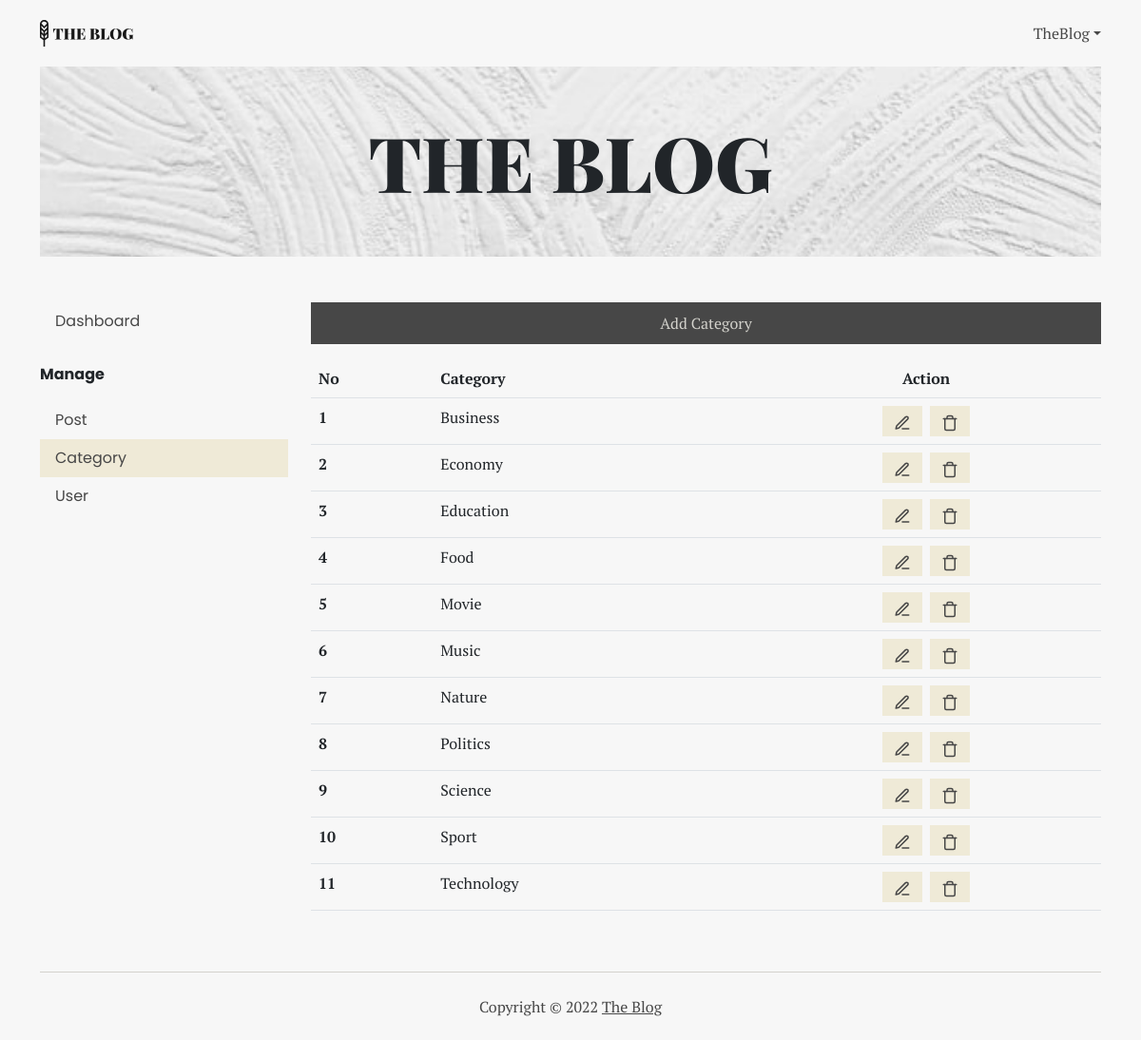
The page /dashboard/category/index.php (signed in) on the database its author committed.
### tables this page shows
CREATE TABLE `category` (
  `id` int(11) NOT NULL,
  `name` varchar(255) NOT NULL,
  `createdAt` datetime NOT NULL
);

### dashboard/category/index.php (the view, shortened to what this page needs)
<?php
include '../../connection.php';
$sql = "SELECT * FROM category ORDER BY name";
$query = mysqli_query($conn, $sql);
?>
<!DOCTYPE html>
<html lang="en">
<head>
	<link rel="stylesheet" href="../../style/bootstrap.min.css" />
	<link rel="stylesheet" href="../../style/main.css" />
</head>
<body>
	<div class="container">
		<nav class="nav-main" aria-label="main navigation">
			<a href="../../"><img src="../../assets/logo.svg" alt="The Blog Logo" /></a>
			<div>
				<?php if ($_SESSION['user_id']) { ?>
					<p class="m-0 rounded-0 dropdown-toggle cursor-pointer" data-bs-toggle="dropdown" aria-expanded="false"><?= $_SESSION['user_first_name']; ?></p>
				<?php } ?>
			</div>
		</nav>
		<header>
			<section class="banner">
				<img src="../../assets/banner.jpg" alt="Banner" />
				<h1 class="display-1">THE BLOG</h1>
			</section>
		</header>
		<main>
			<div class="row my-5">
				<aside class="col-12 col-md-3 mb-4">
					<div class="manage">
						<nav class="nav-side mb-4 p-0" aria-label="Manage Navigation">
							<a href="../">
								<p>Dashboard</p>
							</a>
						</nav>
						<p class="manage__title">Manage</p>
						<nav class="nav-side" aria-label="Manage Navigation">
							<?php if ($_SESSION['user_isAdmin']) { ?>
								<a href="../post/">
									<p>Post</p>
								</a>
								<a href="./">
									<p class="active">Category</p>
								</a>
								<a href="../user/">
									<p>User</p>
								</a>
							<?php } ?>
						</nav>
					</div>
				</aside>
				<section class="col-12 col-md-9">
					<a href="./add_form.php" class="btn-primary mb-3">Add Category</a>
					<div class="overflow-auto">
						<table class="table">
							<tr>
								<th>No</th>
								<th>Category</th>
								<th class="text-center">Action</th>
							</tr>
							<?php
							$no = 1;
							while ($row = mysqli_fetch_array($query)) {
								$name = $row['name'];
							?>
								<tr>
									<th><?= $no ?></th>
									<td><?= $row['name'] ?></td>
									<td>
										<div class="d-flex justify-content-center align-items-center gap-2">
											<a href="./edit_form.php?id=<?= $row['id'] ?>" title="edit"><img src="../../assets/ic_edit.svg" alt="" /></a>
											<a href="./delete.php?id=<?= $row['id'] ?>" title="delete" onclick="return confirm('Do you want to delete <?= $name ?> category?')"><img src="../../assets/ic_trash.svg" alt="" /></a>
										</div>
									</td>
								</tr>
							<?php
								$no++;
							}
							?>
						</table>
					</div>
				</section>
		</main>
		<footer>
			<p>Copyright © <?= date('Y') ?> <a href="#">The Blog</a></p>
		</footer>
	</div>
</body>
</html>

### style/main.css (style rules this page uses)
:root { --background: #f7f7f7; --soft: #d3d2cc; --active: #efead7; --dark: #474747; --darker: #181818; }
* { font-family: "PT Serif", serif; padding: 0; }
body { background-color: var(--background); }
.nav-main { display: flex; height: 70px; justify-content: space-between; align-items: center; }
.nav-main > div { display: flex; gap: 24px; }
.nav-main p { color: var(--dark); cursor: pointer; }
aside * { font-family: Poppins, sans-serif; }
.nav-side a { text-decoration: none; color: var(--dark); }
.nav-side p { margin: 0; padding: 8px 16px; }
.manage__title { font-weight: bold; }
.active { background-color: var(--active); }
.btn-primary { border: none; background-color: var(--dark); color: var(--soft); padding: 10px; width: 100%; text-decoration: none; display: inline-block; text-align: center; }
.banner { width: 100%; display: flex; align-items: center; justify-content: center; position: relative; }
.banner > img { width: 100%; max-height: 200px; object-fit: cover; background-repeat: no-repeat; }
.banner > h1 { font-family: "Playfair Display", serif; font-weight: 900; position: absolute; text-align: center; margin: 0; }
table a { width: 42px; padding: 4px 12px; background-color: var(--active); }
table img { color: red; width: 100%; }
footer { display: flex; justify-content: center; align-items: center; height: 72px; border-top: 1px solid var(--soft); }
footer * { color: var(--dark); margin: 0; }

### rows shown on the page
category: name "Business"
category: name "Economy"
category: name "Education"
category: name "Food"
category: name "Movie"
category: name "Music"
category: name "Nature"
category: name "Politics"
category: name "Science"
category: name "Sport"
category: name "Technology"

### other values the page prints
$_SESSION['user_first_name'] "TheBlog"
